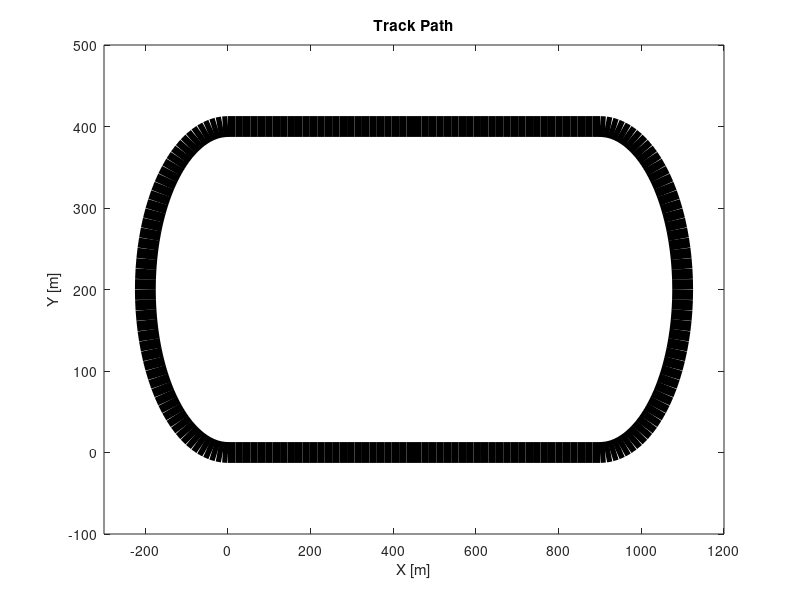

MATLAB code for this plot:
radius = 200; % Radius
straight_length = 900; % Length
width = 15; % Width

waypoints = 100;

% circumference of semi circle
circum = pi * radius; %628.3185

% step distance for straights and curves based on waypoints
d_s_straight = straight_length / (waypoints / 2); % Divide by 2 since two straight sections
d_s_curve = circum / (waypoints / 2); % Divide by 2 since two curved sections

% Initialize arrays
x_waypoints = zeros(1, waypoints * 2);
y_waypoints = zeros(1, waypoints * 2);

distance_traveled = 0; % initial point of [0, 0]

for i = 1:(waypoints * 2)
    % Update x and y coordinates
    if distance_traveled < straight_length
        % first straight 
        x_waypoints(i) = distance_traveled;
        y_waypoints(i) = 0;
        distance_traveled = distance_traveled + d_s_straight;
        disp(['s=', num2str(distance_traveled), 'ds =', num2str(d_s_straight), ' str1'])
    elseif distance_traveled < straight_length + circum - 1
        % first curved
        theta = (distance_traveled - straight_length) / radius;
        x_waypoints(i) = straight_length + radius * sin(theta);
        y_waypoints(i) = radius - radius * cos(theta);
        distance_traveled = distance_traveled + d_s_curve;
        disp(['s=', num2str(distance_traveled), 'ds =', num2str(d_s_curve), ' curve1*******'])
    elseif distance_traveled < 2 * straight_length + circum - 1
        % second straight
        x_waypoints(i) = straight_length - (distance_traveled - (straight_length + circum));
        y_waypoints(i) = 2 * radius;
        distance_traveled = distance_traveled + d_s_straight;
        disp(['s=', num2str(distance_traveled), 'ds =', num2str(d_s_straight), ' str2------------------'])
    elseif distance_traveled < 2 * straight_length + 2 * circum
        % second curved
        theta = pi - (distance_traveled - (2 * straight_length + circum)) / radius;
        x_waypoints(i) = -radius * sin(theta);
        y_waypoints(i) = radius - radius * cos(theta);
        distance_traveled = distance_traveled + d_s_curve;
        disp(['s=', num2str(distance_traveled), ' ds=', num2str(d_s_curve), ' curve2/////////////'])
    end
end

% adds the last iteration part that connects the last semi circle point to
% the start point of [0, 0]
x_waypoints = [x_waypoints, 0] 
y_waypoints = [y_waypoints, 0]

% disp(['s=', num2str(s), 'ds =', num2str(delta_s_straight)])
% disp(['s=', num2str(s), 'ds =', num2str(delta_s_curve)])
% d = 2 * straight_length + arc_length
% h = straight_length + arc_length

% Plot
figure;
plot(x_waypoints, y_waypoints, 'k', 'LineWidth', width);
xlim([-300, 1200]);
ylim([-100, 500]);
xlabel('X [m]');
ylabel('Y [m]');
title('Track Path');